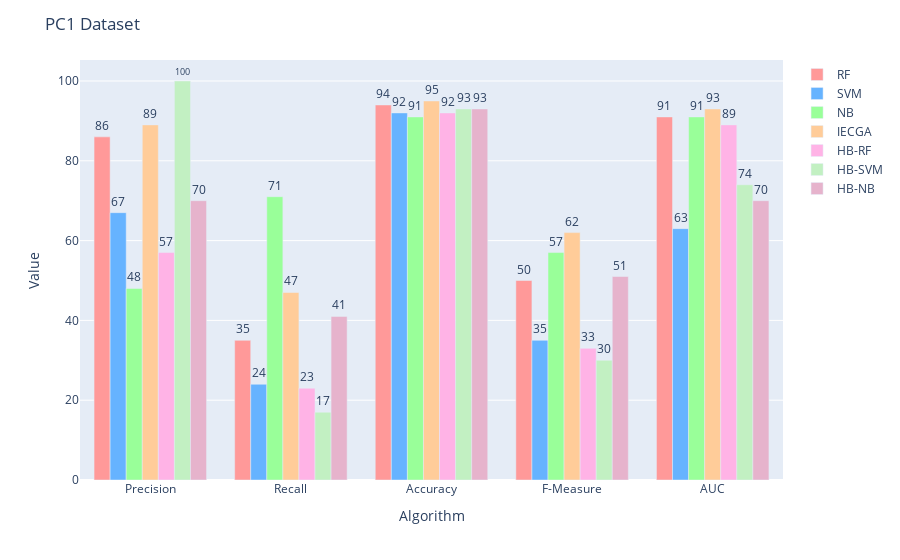

Notebook source saved alongside this figure:
### Code cell
import plotly.graph_objects as go
import numpy as np

# Sample data
categories = ['Precision','Recall','Accuracy','F-Measure','AUC']
# Each row corresponds to one category; each column is one of the 8 parts
data = np.array([
    [86,67,48,89,57,100,70],
    [35,24,71,47,23,17,41],
    [94,92,91,95,92,93,93],
    [50,35,57,62,33,30,51],
    [91,63,91,93,89,74,70],
    
])

# Define colors for each part
colors = [
    '#ff9999', '#66b3ff', '#99ff99', '#ffcc99',
    '#ffb3e6', '#c2f0c2', '#e6b3cc'
]
name_list=['RF','SVM','NB','IECGA','HB-RF','HB-SVM','HB-NB']
# Create a Figure
fig = go.Figure()

# Add each part as a separate trace, with side-by-side grouping
for i in range(data.shape[1]):
    fig.add_trace(go.Bar(
        x=categories,
        y=data[:, i],
        name=name_list[i],
        marker_color=colors[i],
        # Display the exact data values as text on top of each bar
        text=data[:, i],
        textposition='outside'
    ))

# Configure the layout for grouped bars
fig.update_layout(
    barmode='group',
    title='PC1 Dataset',
    xaxis_title='Algorithm',
    yaxis_title='Value',
    # If your chart's text appears cut off, increase the margin
    margin=dict(t=60)
)

fig.show()

### Figure 1 — Plotly figure (JSON) as saved in the notebook; plotly's stock layout.template omitted (floating-point values rounded to 4 significant figures)
{"data": [{"marker": {"color": "#ff9999"}, "name": "RF", "text": [86, 35, 94, 50, 91], "textposition": "outside", "type": "bar", "x": ["Precision", "Recall", "Accuracy", "F-Measure", "AUC"], "y": [86, 35, 94, 50, 91]}, {"marker": {"color": "#66b3ff"}, "name": "SVM", "text": [67, 24, 92, 35, 63], "textposition": "outside", "type": "bar", "x": ["Precision", "Recall", "Accuracy", "F-Measure", "AUC"], "y": [67, 24, 92, 35, 63]}, {"marker": {"color": "#99ff99"}, "name": "NB", "text": [48, 71, 91, 57, 91], "textposition": "outside", "type": "bar", "x": ["Precision", "Recall", "Accuracy", "F-Measure", "AUC"], "y": [48, 71, 91, 57, 91]}, {"marker": {"color": "#ffcc99"}, "name": "IECGA", "text": [89, 47, 95, 62, 93], "textposition": "outside", "type": "bar", "x": ["Precision", "Recall", "Accuracy", "F-Measure", "AUC"], "y": [89, 47, 95, 62, 93]}, {"marker": {"color": "#ffb3e6"}, "name": "HB-RF", "text": [57, 23, 92, 33, 89], "textposition": "outside", "type": "bar", "x": ["Precision", "Recall", "Accuracy", "F-Measure", "AUC"], "y": [57, 23, 92, 33, 89]}, {"marker": {"color": "#c2f0c2"}, "name": "HB-SVM", "text": [100, 17, 93, 30, 74], "textposition": "outside", "type": "bar", "x": ["Precision", "Recall", "Accuracy", "F-Measure", "AUC"], "y": [100, 17, 93, 30, 74]}, {"marker": {"color": "#e6b3cc"}, "name": "HB-NB", "text": [70, 41, 93, 51, 70], "textposition": "outside", "type": "bar", "x": ["Precision", "Recall", "Accuracy", "F-Measure", "AUC"], "y": [70, 41, 93, 51, 70]}], "layout": {"barmode": "group", "margin": {"t": 60}, "title": {"text": "PC1 Dataset"}, "xaxis": {"title": {"text": "Algorithm"}}, "yaxis": {"title": {"text": "Value"}}}}
